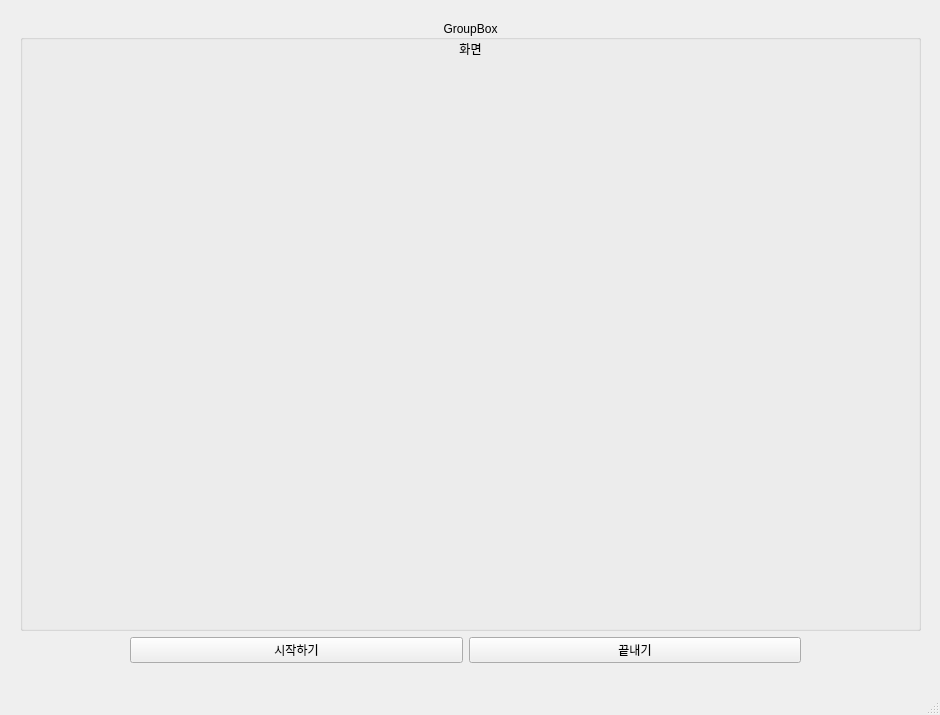
<?xml version="1.0" encoding="UTF-8"?>
<ui version="4.0">
 <class>MainWindow</class>
 <widget class="QMainWindow" name="MainWindow">
  <property name="geometry">
   <rect>
    <x>0</x>
    <y>0</y>
    <width>940</width>
    <height>715</height>
   </rect>
  </property>
  <property name="windowTitle">
   <string>MainWindow</string>
  </property>
  <widget class="QWidget" name="centralwidget">
   <widget class="QGroupBox" name="groupBox">
    <property name="geometry">
     <rect>
      <x>20</x>
      <y>20</y>
      <width>901</width>
      <height>611</height>
     </rect>
    </property>
    <property name="title">
     <string>GroupBox</string>
    </property>
    <property name="alignment">
     <set>Qt::AlignCenter</set>
    </property>
    <widget class="QLabel" name="imgLabel">
     <property name="geometry">
      <rect>
       <x>30</x>
       <y>20</y>
       <width>841</width>
       <height>561</height>
      </rect>
     </property>
     <property name="text">
      <string>화면</string>
     </property>
     <property name="scaledContents">
      <bool>false</bool>
     </property>
     <property name="alignment">
      <set>Qt::AlignHCenter|Qt::AlignTop</set>
     </property>
     <property name="margin">
      <number>20</number>
     </property>
    </widget>
   </widget>
   <widget class="QWidget" name="">
    <property name="geometry">
     <rect>
      <x>130</x>
      <y>630</y>
      <width>671</width>
      <height>41</height>
     </rect>
    </property>
    <layout class="QHBoxLayout" name="horizontalLayout">
     <item>
      <widget class="QPushButton" name="startButton">
       <property name="text">
        <string>시작하기</string>
       </property>
      </widget>
     </item>
     <item>
      <widget class="QPushButton" name="stopButton">
       <property name="text">
        <string>끝내기</string>
       </property>
      </widget>
     </item>
    </layout>
   </widget>
  </widget>
  <widget class="QMenuBar" name="menubar">
   <property name="geometry">
    <rect>
     <x>0</x>
     <y>0</y>
     <width>940</width>
     <height>21</height>
    </rect>
   </property>
  </widget>
  <widget class="QStatusBar" name="statusbar"/>
 </widget>
 <resources/>
 <connections/>
</ui>
